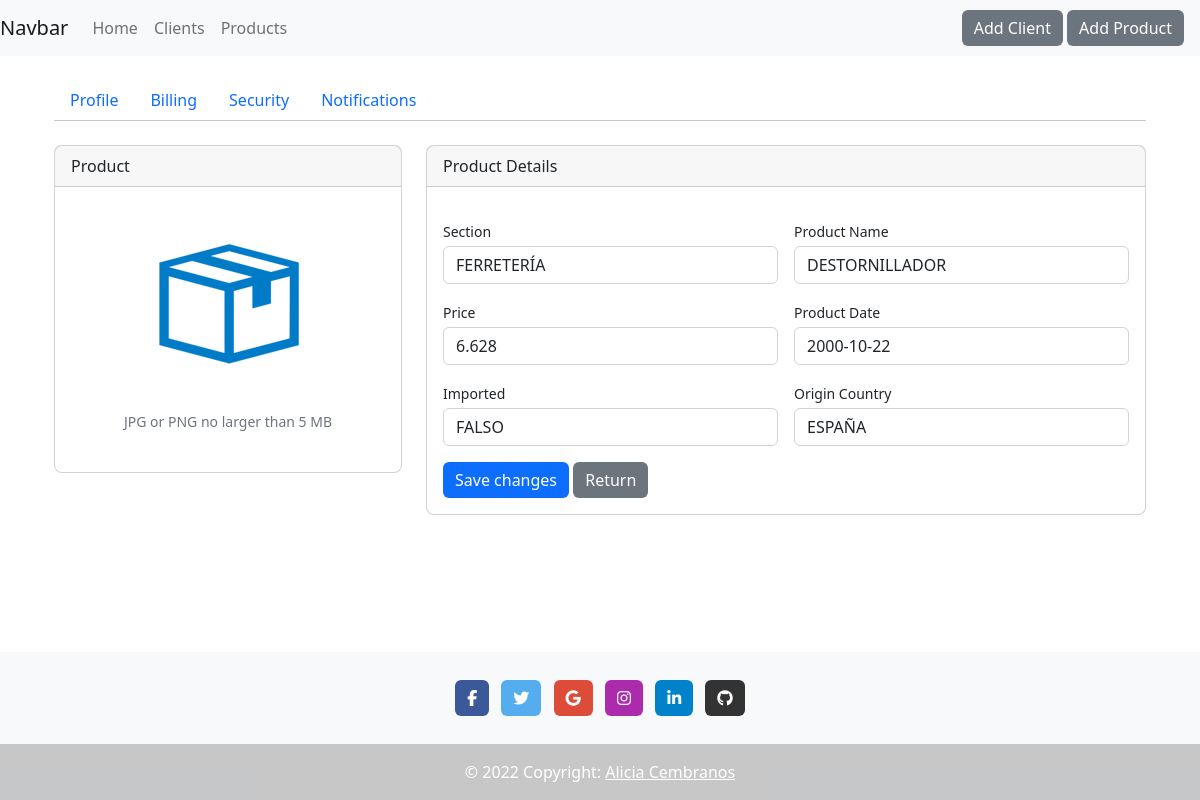
Screenshot of /?controller=products&action=getProduct&id=1 with the database file from the repository.
### tables this page shows
CREATE TABLE productos (
   
   CÓDIGOARTÍCULO      INT      NOT NULL   AUTO_INCREMENT,
   SECCIÓN              VARCHAR(50) NOT NULL,
   NOMBREARTÍCULO VARCHAR(50) NOT NULL,
   PRECIO VARCHAR(50) NOT NULL,
   FECHA VARCHAR(50) NOT NULL,
   IMPORTADO VARCHAR(50) NOT NULL,
   PAÍSDEORIGEN VARCHAR(50) NOT NULL,

   PRIMARY KEY (CÓDIGOARTÍCULO)
);

### models/productsModel.php (called while the page is built, shortened)
<?php
function getProductById($id)
{
    try {
        $pdo = connDB();
        $sql = 'SELECT * FROM productos WHERE CÓDIGOARTÍCULO = ?';
        $statement = $pdo->prepare($sql);
        $statement->bindParam(1, $id, PDO::PARAM_INT);
        $statement->execute();
        $product = $statement->fetch();
        return $product;
    } catch (PDOException $e) {
        $errMsg = $e->getMessage();
        require_once VIEWS . 'errors/error.php';
    }
}

### views/products/product.php (the view, shortened to what this page needs)
<div class="container-xl px-4 mt-4">
    <nav class="nav nav-borders">
        <a class="nav-link active ms-0" href="https://www.bootdey.com/snippets/view/bs5-edit-profile-account-details" target="__blank">Profile</a>
        <a class="nav-link" href="https://www.bootdey.com/snippets/view/bs5-profile-billing-page" target="__blank">Billing</a>
        <a class="nav-link" href="https://www.bootdey.com/snippets/view/bs5-profile-security-page" target="__blank">Security</a>
        <a class="nav-link" href="https://www.bootdey.com/snippets/view/bs5-edit-notifications-page" target="__blank">Notifications</a>
    </nav>
    <hr class="mt-0 mb-4">
    <div class="row">
        <div class="col-xl-4">
            <div class="card mb-4 mb-xl-0">
                <div class="card-header">Product</div>
                <div class="card-body text-center">
                    <img class="img-account-profile rounded-circle mb-2" src="./assets/img/4me-icon-product.webp" alt="">
                    <div class="small font-italic text-muted mb-4">JPG or PNG no larger than 5 MB</div>
                </div>
            </div>
        </div>
        <div class="col-xl-8">
            <div class="card mb-4">
                <div class="card-header">Product Details</div>
                <div class="card-body">
                    <form method="post" action="index.php?controller=products&action=<?php echo isset($product['CÓDIGOARTÍCULO']) ? 'updateProduct' : 'addProduct' ?>">
                        <div class="row gx-3 mb-3">
                            <div class="col-md-6">
                                <label class="small mb-1" for="section">Section</label>
                                <input class="form-control" id="section" name="section" type="text" placeholder="Enter product's section" value="<?= isset($product['SECCIÓN']) ? $product['SECCIÓN'] : null ?>">
                            </div>
                            <div class="col-md-6">
                                <label class="small mb-1" for="name">Product Name</label>
                                <input class="form-control" id="name" name="name" type="text" placeholder="Enter product name" value="<?= isset($product['NOMBREARTÍCULO']) ?  $product['NOMBREARTÍCULO'] : null ?>">
                            </div>
                        </div>
                        <div class="row gx-3 mb-3">
                            <div class="col-md-6">
                                <label class="small mb-1" for="price">Price</label>
                                <input class="form-control" id="price" name="price" type="text" placeholder="Enter product's price" value="<?= isset($product['PRECIO']) ? $product['PRECIO'] : null ?>">
                            </div>
                            <div class="col-md-6">
                                <label class="small mb-1" for="date">Product Date</label>
                                <input class="form-control" id="date" name="date" type="text" placeholder="Enter product date" value="<?= isset($product['FECHA']) ?  $product['FECHA'] : null ?>">
                            </div>
                        </div>
                        <div class="row gx-3 mb-3">
                            <div class="col-md-6">
                                <label class="small mb-1" for="imported">Imported</label>
                                <input class="form-control" id="imported" name="imported" type="text" placeholder="Enter if imported" value="<?= isset($product['IMPORTADO']) ? $product['IMPORTADO'] : null ?>">
                            </div>
                            <div class="col-md-6">
                                <label class="small mb-1" for="country">Origin Country</label>
                                <input class="form-control" id="country" name="country" type="text" placeholder="Enter origin country of the product" value="<?= isset($product['PAÍSDEORIGEN']) ?  $product['PAÍSDEORIGEN'] : null ?>">
                            </div>
                        </div>
                        <button class="btn btn-primary" type="submit">Save changes</button>
                        <a id="return" class="btn btn-secondary" href="?controller=products&action=getProducts">Return</a>
                    </form>
                </div>
            </div>
        </div>
    </div>
</div>

### assets/css/main.css (style rules this page uses)
body { display: flex; flex-direction: column; height: 100vh; }
.btn { border: none; }
.initial { height: 100%; }
.card { border-radius: 0.5rem; }

### rows the page displays
productos: section "FERRETERÍA", name "DESTORNILLADOR", price "6.628", date "2000-10-22", imported "FALSO", country "ESPAÑA"
